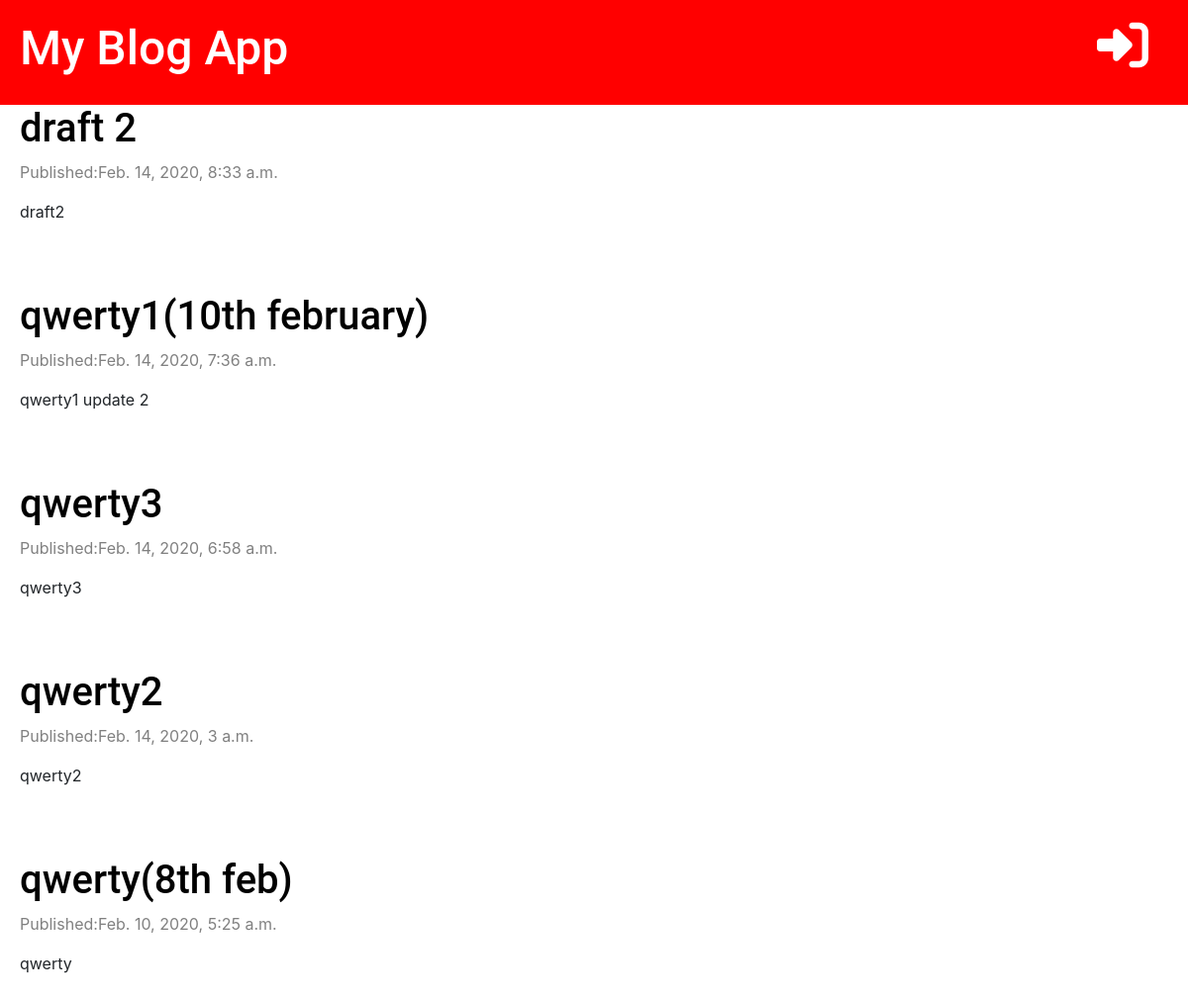
The page / on the database its author committed.
### my_site/models.py (models this page shows, shortened)
class Post(models.Model):
    author= models.ForeignKey('auth.User', on_delete=models.CASCADE)
    title=models.CharField(max_length=200)
    text=models.TextField()
    created_date=models.DateTimeField(default=timezone.now)
    published_date= models.DateTimeField(blank=True, null=True)

### my_site/views.py (the view)
# urls.py: path('',views.post_list,name='post_list'),
def post_list(request):
    posts=Post.objects.filter(published_date__lte=timezone.now()).order_by('-published_date')
    stuff_for_frontend={'posts': posts}
    return render(request,'my_site/post_list.html',stuff_for_frontend)

### templates/my_site/post_list.html (shortened to what this page needs)
{% extends 'base.html' %}
{% block content %}
{% for post in posts %}
    <div class="post">
        <h1><a href="{% url 'post_detail' pk=post.pk %}">{{ post.title }}</a></h1>
        <div class="date">
            <p>Published:{{ post.published_date }}</p>
        </div>
        <p>{{ post.text|truncatechars:50|linebreaksbr }}</p>
    </div>
{% endfor %}
{% endblock %}

### static/css/blog.css (style rules this page uses)
h1,h2,h3 { font-family: 'Roboto', 'inherit', 'Droid Sans', serif; font-size: 48px; }
.date { color: gray; }
.post { margin-bottom: 70px; }
.post h1 a { color: black; }

### rows shown on the page
Post: title "draft 2", published_date "Feb. 14, 2020, 8:33 a.m.", text "draft2"
Post: title "qwerty1(10th february)", published_date "Feb. 14, 2020, 7:36 a.m.", text "qwerty1 update 2"
Post: title "qwerty3", published_date "Feb. 14, 2020, 6:58 a.m.", text "qwerty3"
Post: title "qwerty2", published_date "Feb. 14, 2020, 3 a.m.", text "qwerty2"
Post: title "qwerty(8th feb)", published_date "Feb. 10, 2020, 5:25 a.m.", text "qwerty"
